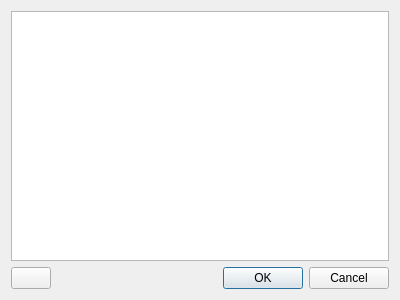
<?xml version="1.0" encoding="UTF-8"?>
<ui version="4.0">
 <class>QStatementHistoryDialog</class>
 <widget class="QDialog" name="QStatementHistoryDialog">
  <property name="geometry">
   <rect>
    <x>0</x>
    <y>0</y>
    <width>400</width>
    <height>300</height>
   </rect>
  </property>
  <property name="windowTitle">
   <string>История реплики</string>
  </property>
  <layout class="QVBoxLayout" name="verticalLayout">
   <item>
    <widget class="QListView" name="lvStatements">
     <property name="editTriggers">
      <set>QAbstractItemView::NoEditTriggers</set>
     </property>
    </widget>
   </item>
   <item>
    <layout class="QHBoxLayout" name="horizontalLayout">
     <item>
      <widget class="QPushButton" name="btnDeleteHistory">
       <property name="toolTip">
        <string>Удалить историю реплики</string>
       </property>
       <property name="text">
        <string/>
       </property>
       <property name="icon">
        <iconset resource="icons.qrc">
         <normaloff>:/images/icons/edit-delete.png</normaloff>:/images/icons/edit-delete.png</iconset>
       </property>
       <property name="iconSize">
        <size>
         <width>32</width>
         <height>32</height>
        </size>
       </property>
      </widget>
     </item>
     <item>
      <spacer name="horizontalSpacer">
       <property name="orientation">
        <enum>Qt::Horizontal</enum>
       </property>
       <property name="sizeHint" stdset="0">
        <size>
         <width>40</width>
         <height>20</height>
        </size>
       </property>
      </spacer>
     </item>
     <item>
      <widget class="QDialogButtonBox" name="buttonBox">
       <property name="sizePolicy">
        <sizepolicy hsizetype="Expanding" vsizetype="Fixed">
         <horstretch>0</horstretch>
         <verstretch>0</verstretch>
        </sizepolicy>
       </property>
       <property name="orientation">
        <enum>Qt::Horizontal</enum>
       </property>
       <property name="standardButtons">
        <set>QDialogButtonBox::Cancel|QDialogButtonBox::Ok</set>
       </property>
      </widget>
     </item>
    </layout>
   </item>
  </layout>
 </widget>
 <resources>
  <include location="icons.qrc"/>
 </resources>
 <connections>
  <connection>
   <sender>buttonBox</sender>
   <signal>accepted()</signal>
   <receiver>QStatementHistoryDialog</receiver>
   <slot>accept()</slot>
   <hints>
    <hint type="sourcelabel">
     <x>248</x>
     <y>254</y>
    </hint>
    <hint type="destinationlabel">
     <x>157</x>
     <y>274</y>
    </hint>
   </hints>
  </connection>
  <connection>
   <sender>buttonBox</sender>
   <signal>rejected()</signal>
   <receiver>QStatementHistoryDialog</receiver>
   <slot>reject()</slot>
   <hints>
    <hint type="sourcelabel">
     <x>316</x>
     <y>260</y>
    </hint>
    <hint type="destinationlabel">
     <x>286</x>
     <y>274</y>
    </hint>
   </hints>
  </connection>
 </connections>
</ui>
